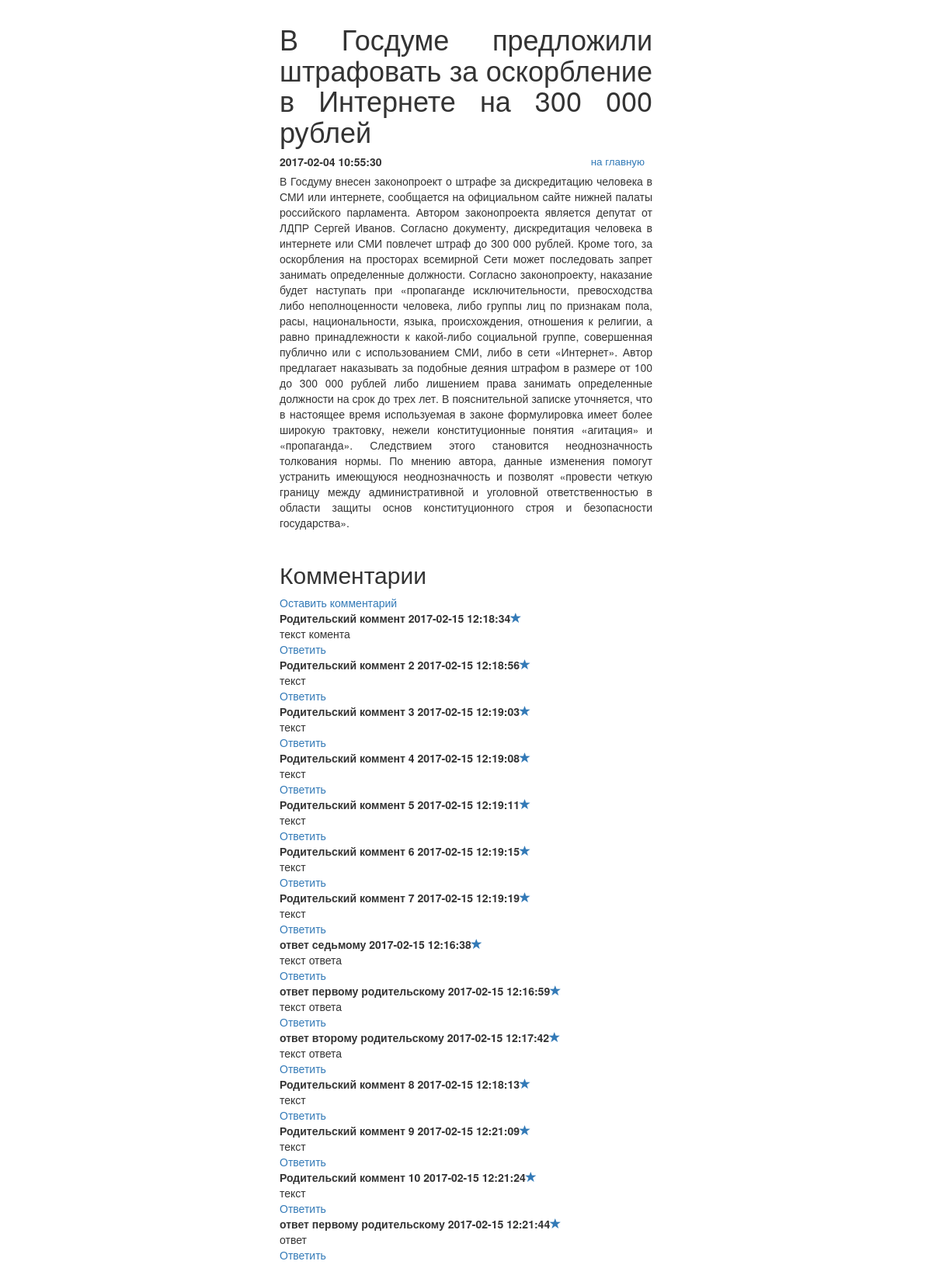
Page /note.php?post_id=24 on the committed database.
### tables this page shows
CREATE TABLE IF NOT EXISTS `post` (
  `post_id` bigint(20) unsigned NOT NULL,
  `author` varchar(255) NOT NULL,
  `post_title` varchar(255) DEFAULT NULL,
  `post_text` text,
  `create_time` timestamp NOT NULL DEFAULT CURRENT_TIMESTAMP ON UPDATE CURRENT_TIMESTAMP,
  `update_time` timestamp NOT NULL DEFAULT '0000-00-00 00:00:00'
);

CREATE TABLE IF NOT EXISTS `comment` (
  `comment_id` bigint(20) unsigned NOT NULL,
  `post_id` bigint(20) unsigned NOT NULL DEFAULT '0',
  `comment_parent_id` bigint(20) DEFAULT NULL,
  `comment_username` varchar(255) DEFAULT NULL,
  `comment_text` text,
  `comment_datetime` timestamp NOT NULL DEFAULT CURRENT_TIMESTAMP ON UPDATE CURRENT_TIMESTAMP
);

### db.php (called while the page is built, shortened)
<?php
try {
    $link = new PDO('mysql:host=localhost;dbname=myblog', 'Igor', '1');
} catch (PDOException $e) {
    print "Error!: " . $e->getMessage() . "<br/>";
    die();
}
if($_GET['post_id']){
    $select_update = $link->query("SELECT * FROM post WHERE post_id=". $_GET['post_id']);
    $res_select_update = $select_update ->fetchAll(PDO::FETCH_ASSOC);
}

### note.php (the view, shortened to what this page needs)
<?php
require_once 'db.php';
?>
<!DOCTYPE html>
<html lang="ru">
<head>
    <link rel="stylesheet" href="bootstrap3/css/bootstrap.css">
    <link rel="stylesheet" href="styles.css">
</head>
<body>
<div id="wrapper">
    <?php for ($i = 0;$i < count($res_select_update);$i++): ?>
    <h1><?= $res_select_update[$i]['author'] ?></h1>
    <div>
        <p class="nav right">
            <a href="index.php">на главную</a>
        </p>
        <p class="date"><?= $res_select_update[$i]['create_time'] ?></p>
        <p>
            <?= $res_select_update[$i]['post_text']; ?>
            <br/><br/>
            <?php endfor; ?>
        <h2>Комментарии </h2>
        <a href='?post_id=<?= $_GET['post_id'] ?>&comment=mine'>Оставить комментарий</a>
        <?
        $getid = $_GET['post_id'];
        if (!empty($getid)) {
            $res_row = $link->query("SELECT * FROM comment WHERE post_id=$getid ");
            while ($row = $res_row->fetch(PDO::FETCH_ASSOC)) {
                echo "<div class=\"date\" id=" . $row['comment_id'] . ">" . $row['comment_username'] . " " . $row['comment_datetime'] . "<a href=#" . $row['comment_parent_id'] . " class=\"glyphicon glyphicon-star\"></a>" . "</div>";
                echo "<div class=\"text\">" . $row['comment_text'] . "</div>";
                echo "<a href='?post_id=" . $_GET['post_id'] . "&comment=" . $row['comment_id'] . "'>Ответить</a> ";
            }
        }
        ?>
    </div>
</div>
</body>
</html>

### styles.css (style rules this page uses)
#wrapper { width: 500px; margin: 0px auto; padding: 10px; text-align: justify; }
#wrapper > div { margin-bottom: 15px; }
#wrapper p { margin-bottom: 5px; }
.date { font-weight: bold; }
.nav { text-align: right; padding-right: 10px; font-size: 10pt; }
.right { float:right }

### rows in the picture
post: author "В Госдуме предложили штрафовать за оскорбление в Интернете на 300 000 рублей", create_time "2017-02-04 10:55:30", post_text "В Госдуму внесен законопроект о штрафе за дискредитацию человека в СМИ или интернете, сообщается на официальном сайте нижней палаты российского парламента. Автором законопроекта является депутат от ЛДПР Сергей Иванов. Согласно документу, дискредитация человека в интернете или СМИ повлечет штраф до 300 000 рублей. Кроме того, за оскорбления на просторах всемирной Сети может последовать запрет занимать определенные должности. Согласно законопроекту, наказание будет наступать при «пропаганде исключительности, превосходства либо неполноценности человека, либо группы лиц по признакам пола, расы, национальности, языка, происхождения, отношения к религии, а равно принадлежности к какой-либо…"
comment: comment_username "Родительский коммент", comment_datetime "2017-02-15 12:18:34", comment_text "текст комента"
comment: comment_username "Родительский коммент 2", comment_datetime "2017-02-15 12:18:56", comment_text "текст"
comment: comment_username "Родительский коммент 3", comment_datetime "2017-02-15 12:19:03", comment_text "текст"
comment: comment_username "Родительский коммент 4", comment_datetime "2017-02-15 12:19:08", comment_text "текст"
comment: comment_username "Родительский коммент 5", comment_datetime "2017-02-15 12:19:11", comment_text "текст"
comment: comment_username "Родительский коммент 6", comment_datetime "2017-02-15 12:19:15", comment_text "текст"
comment: comment_username "Родительский коммент 7", comment_datetime "2017-02-15 12:19:19", comment_text "текст"
comment: comment_username "ответ седьмому", comment_datetime "2017-02-15 12:16:38", comment_text "текст ответа"
comment: comment_username "ответ первому родительскому", comment_datetime "2017-02-15 12:16:59", comment_text "текст ответа"
comment: comment_username "ответ второму родительскому", comment_datetime "2017-02-15 12:17:42", comment_text "текст ответа"
comment: comment_username "Родительский коммент 8", comment_datetime "2017-02-15 12:18:13", comment_text "текст"
comment: comment_username "Родительский коммент 9", comment_datetime "2017-02-15 12:21:09", comment_text "текст"
comment: comment_username "Родительский коммент 10", comment_datetime "2017-02-15 12:21:24", comment_text "текст"
comment: comment_username "ответ первому родительскому", comment_datetime "2017-02-15 12:21:44", comment_text "ответ"
